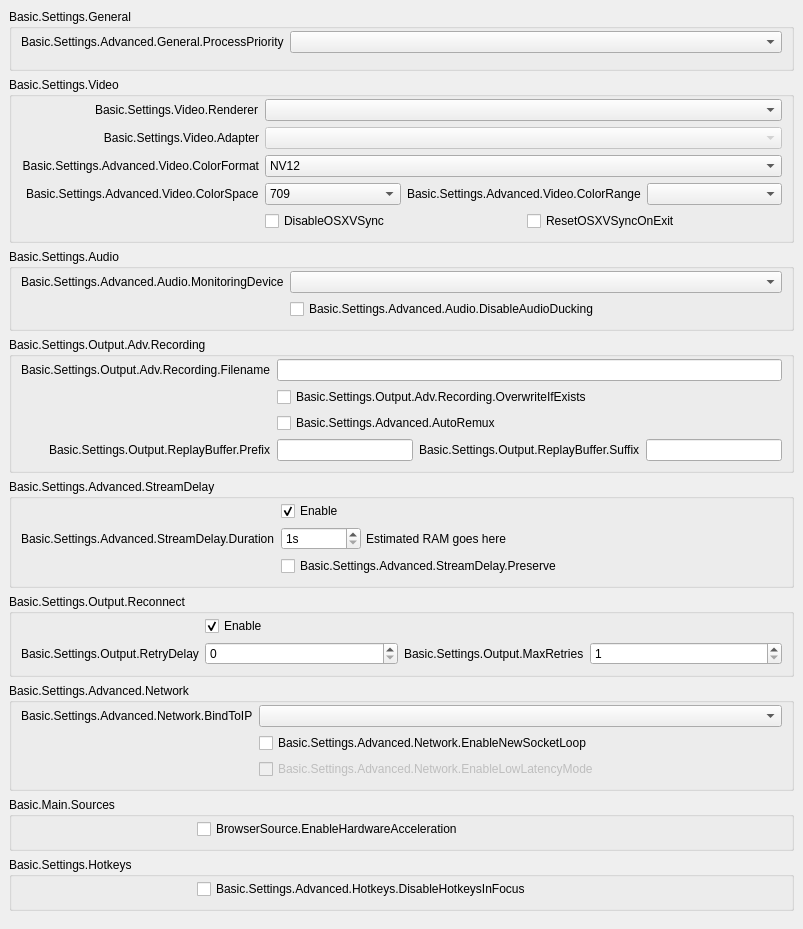
           <widget class="QWidget" name="scrollAreaWidgetContents">
            <property name="geometry">
             <rect>
              <x>0</x>
              <y>0</y>
              <width>803</width>
              <height>822</height>
             </rect>
            </property>
            <layout class="QVBoxLayout" name="verticalLayout_23">
             <property name="leftMargin">
              <number>0</number>
             </property>
             <property name="topMargin">
              <number>0</number>
             </property>
             <property name="rightMargin">
              <number>0</number>
             </property>
             <property name="bottomMargin">
              <number>9</number>
             </property>
             <item>
              <widget class="QWidget" name="widget_11" native="true">
               <layout class="QVBoxLayout" name="verticalLayout_24">
                <item>
                 <widget class="QGroupBox" name="advancedGeneralGroupBox">
                  <property name="title">
                   <string>Basic.Settings.General</string>
                  </property>
                  <layout class="QFormLayout" name="formLayout_22">
                   <property name="fieldGrowthPolicy">
                    <enum>QFormLayout::AllNonFixedFieldsGrow</enum>
                   </property>
                   <property name="labelAlignment">
                    <set>Qt::AlignRight|Qt::AlignTrailing|Qt::AlignVCenter</set>
                   </property>
                   <property name="topMargin">
                    <number>2</number>
                   </property>
                   <item row="0" column="0">
                    <widget class="QLabel" name="processPriorityLabel">
                     <property name="text">
                      <string>Basic.Settings.Advanced.General.ProcessPriority</string>
                     </property>
                     <property name="buddy">
                      <cstring>processPriority</cstring>
                     </property>
                    </widget>
                   </item>
                   <item row="0" column="1">
                    <widget class="QComboBox" name="processPriority"/>
                   </item>
                   <item row="1" column="0">
                    <spacer name="horizontalSpacer_13">
                     <property name="orientation">
                      <enum>Qt::Horizontal</enum>
                     </property>
                     <property name="sizeHint" stdset="0">
                      <size>
                       <width>170</width>
                       <height>0</height>
                      </size>
                     </property>
                    </spacer>
                   </item>
                  </layout>
                 </widget>
                </item>
                <item>
                 <widget class="QGroupBox" name="advancedVideoContainer">
                  <property name="title">
                   <string>Basic.Settings.Video</string>
                  </property>
                  <layout class="QFormLayout" name="formLayout_14">
                   <property name="fieldGrowthPolicy">
                    <enum>QFormLayout::AllNonFixedFieldsGrow</enum>
                   </property>
                   <property name="labelAlignment">
                    <set>Qt::AlignRight|Qt::AlignTrailing|Qt::AlignVCenter</set>
                   </property>
                   <property name="topMargin">
                    <number>2</number>
                   </property>
                   <item row="0" column="0">
                    <widget class="QLabel" name="rendererLabel">
                     <property name="text">
                      <string>Basic.Settings.Video.Renderer</string>
                     </property>
                     <property name="buddy">
                      <cstring>renderer</cstring>
                     </property>
                    </widget>
                   </item>
                   <item row="0" column="1">
                    <widget class="QComboBox" name="renderer">
                     <property name="currentText">
                      <string notr="true"/>
                     </property>
                    </widget>
                   </item>
                   <item row="1" column="0">
                    <widget class="QLabel" name="adapterLabel">
                     <property name="text">
                      <string>Basic.Settings.Video.Adapter</string>
                     </property>
                     <property name="alignment">
                      <set>Qt::AlignRight|Qt::AlignTrailing|Qt::AlignVCenter</set>
                     </property>
                     <property name="buddy">
                      <cstring>adapter</cstring>
                     </property>
                    </widget>
                   </item>
                   <item row="1" column="1">
                    <widget class="QComboBox" name="adapter">
                     <property name="enabled">
                      <bool>false</bool>
                     </property>
                     <property name="currentText">
                      <string notr="true"/>
                     </property>
                    </widget>
                   </item>
                   <item row="2" column="0">
                    <widget class="QLabel" name="label_30">
                     <property name="minimumSize">
                      <size>
                       <width>0</width>
                       <height>0</height>
                      </size>
                     </property>
                     <property name="text">
                      <string>Basic.Settings.Advanced.Video.ColorFormat</string>
                     </property>
                     <property name="alignment">
                      <set>Qt::AlignRight|Qt::AlignTrailing|Qt::AlignVCenter</set>
                     </property>
                     <property name="buddy">
                      <cstring>colorFormat</cstring>
                     </property>
                    </widget>
                   </item>
                   <item row="2" column="1">
                    <widget class="QComboBox" name="colorFormat">
                     <item>
                      <property name="text">
                       <string notr="true">NV12</string>
                      </property>
                     </item>
                     <item>
                      <property name="text">
                       <string notr="true">I420</string>
                      </property>
                     </item>
                     <item>
                      <property name="text">
                       <string>I444</string>
                      </property>
                     </item>
                     <item>
                      <property name="text">
                       <string notr="true">RGB</string>
                      </property>
                     </item>
                    </widget>
                   </item>
                   <item row="4" column="1">
                    <layout class="QHBoxLayout" name="horizontalLayout_18">
                     <property name="leftMargin">
                      <number>0</number>
                     </property>
                     <property name="topMargin">
                      <number>0</number>
                     </property>
                     <property name="rightMargin">
                      <number>0</number>
                     </property>
                     <property name="bottomMargin">
                      <number>0</number>
                     </property>
                     <item>
                      <widget class="QCheckBox" name="disableOSXVSync">
                       <property name="text">
                        <string>DisableOSXVSync</string>
                       </property>
                      </widget>
                     </item>
                     <item>
                      <widget class="QCheckBox" name="resetOSXVSync">
                       <property name="text">
                        <string>ResetOSXVSyncOnExit</string>
                       </property>
                      </widget>
                     </item>
                    </layout>
                   </item>
                   <item row="3" column="1">
                    <layout class="QHBoxLayout" name="horizontalLayout_20">
                     <property name="leftMargin">
                      <number>0</number>
                     </property>
                     <property name="topMargin">
                      <number>0</number>
                     </property>
                     <property name="rightMargin">
                      <number>0</number>
                     </property>
                     <property name="bottomMargin">
                      <number>0</number>
                     </property>
                     <item>
                      <widget class="QComboBox" name="colorSpace">
                       <item>
                        <property name="text">
                         <string notr="true">709</string>
                        </property>
                       </item>
                       <item>
                        <property name="text">
                         <string notr="true">601</string>
                        </property>
                       </item>
                      </widget>
                     </item>
                     <item>
                      <widget class="QLabel" name="label_34">
                       <property name="sizePolicy">
                        <sizepolicy hsizetype="Maximum" vsizetype="Preferred">
                         <horstretch>0</horstretch>
                         <verstretch>0</verstretch>
                        </sizepolicy>
                       </property>
                       <property name="text">
                        <string>Basic.Settings.Advanced.Video.ColorRange</string>
                       </property>
                       <property name="buddy">
                        <cstring>colorRange</cstring>
                       </property>
                      </widget>
                     </item>
                     <item>
                      <widget class="QComboBox" name="colorRange"/>
                     </item>
                    </layout>
                   </item>
                   <item row="3" column="0">
                    <widget class="QLabel" name="label_33">
                     <property name="text">
                      <string>Basic.Settings.Advanced.Video.ColorSpace</string>
                     </property>
                     <property name="buddy">
                      <cstring>colorSpace</cstring>
                     </property>
                    </widget>
                   </item>
                   <item row="4" column="0">
                    <spacer name="horizontalSpacer_12">
                     <property name="orientation">
                      <enum>Qt::Horizontal</enum>
                     </property>
                     <property name="sizeHint" stdset="0">
                      <size>
                       <width>170</width>
                       <height>20</height>
                      </size>
                     </property>
                    </spacer>
                   </item>
                  </layout>
                 </widget>
                </item>
                <item>
                 <widget class="QGroupBox" name="advAudioGroupBox">
                  <property name="title">
                   <string>Basic.Settings.Audio</string>
                  </property>
                  <layout class="QFormLayout" name="formLayout_27">
                   <property name="fieldGrowthPolicy">
                    <enum>QFormLayout::AllNonFixedFieldsGrow</enum>
                   </property>
                   <property name="labelAlignment">
                    <set>Qt::AlignRight|Qt::AlignTrailing|Qt::AlignVCenter</set>
                   </property>
                   <property name="topMargin">
                    <number>2</number>
                   </property>
                   <item row="0" column="0">
                    <widget class="QLabel" name="monitoringDeviceLabel">
                     <property name="text">
                      <string>Basic.Settings.Advanced.Audio.MonitoringDevice</string>
                     </property>
                     <property name="buddy">
                      <cstring>monitoringDevice</cstring>
                     </property>
                    </widget>
                   </item>
                   <item row="0" column="1">
                    <widget class="QComboBox" name="monitoringDevice"/>
                   </item>
                   <item row="1" column="1">
                    <widget class="QCheckBox" name="disableAudioDucking">
                     <property name="text">
                      <string>Basic.Settings.Advanced.Audio.DisableAudioDucking</string>
                     </property>
                    </widget>
                   </item>
                   <item row="1" column="0">
                    <spacer name="horizontalSpacer_11">
                     <property name="orientation">
                      <enum>Qt::Horizontal</enum>
                     </property>
                     <property name="sizeHint" stdset="0">
                      <size>
                       <width>170</width>
                       <height>20</height>
                      </size>
                     </property>
                    </spacer>
                   </item>
                  </layout>
                 </widget>
                </item>
                <item>
                 <widget class="QGroupBox" name="groupBox_6">
                  <property name="title">
                   <string>Basic.Settings.Output.Adv.Recording</string>
                  </property>
                  <layout class="QFormLayout" name="formLayout_17">
                   <property name="fieldGrowthPolicy">
                    <enum>QFormLayout::AllNonFixedFieldsGrow</enum>
                   </property>
                   <property name="labelAlignment">
                    <set>Qt::AlignRight|Qt::AlignTrailing|Qt::AlignVCenter</set>
                   </property>
                   <property name="topMargin">
                    <number>2</number>
                   </property>
                   <item row="0" column="0">
                    <widget class="QLabel" name="label_7">
                     <property name="text">
                      <string>Basic.Settings.Output.Adv.Recording.Filename</string>
                     </property>
                     <property name="buddy">
                      <cstring>filenameFormatting</cstring>
                     </property>
                    </widget>
                   </item>
                   <item row="0" column="1">
                    <widget class="QLineEdit" name="filenameFormatting"/>
                   </item>
                   <item row="1" column="1">
                    <widget class="QCheckBox" name="overwriteIfExists">
                     <property name="text">
                      <string>Basic.Settings.Output.Adv.Recording.OverwriteIfExists</string>
                     </property>
                    </widget>
                   </item>
                   <item row="3" column="1">
                    <layout class="QHBoxLayout" name="horizontalLayout_14">
                     <property name="leftMargin">
                      <number>0</number>
                     </property>
                     <property name="topMargin">
                      <number>0</number>
                     </property>
                     <property name="rightMargin">
                      <number>0</number>
                     </property>
                     <property name="bottomMargin">
                      <number>0</number>
                     </property>
                     <item>
                      <widget class="QLineEdit" name="simpleRBPrefix"/>
                     </item>
                     <item>
                      <widget class="QLabel" name="label_58">
                       <property name="text">
                        <string>Basic.Settings.Output.ReplayBuffer.Suffix</string>
                       </property>
                       <property name="buddy">
                        <cstring>simpleRBSuffix</cstring>
                       </property>
                      </widget>
                     </item>
                     <item>
                      <widget class="QLineEdit" name="simpleRBSuffix"/>
                     </item>
                    </layout>
                   </item>
                   <item row="3" column="0">
                    <widget class="QLabel" name="label_57">
                     <property name="text">
                      <string>Basic.Settings.Output.ReplayBuffer.Prefix</string>
                     </property>
                     <property name="buddy">
                      <cstring>simpleRBPrefix</cstring>
                     </property>
                    </widget>
                   </item>
                   <item row="1" column="0">
                    <spacer name="horizontalSpacer_10">
                     <property name="orientation">
                      <enum>Qt::Horizontal</enum>
                     </property>
                     <property name="sizeHint" stdset="0">
                      <size>
                       <width>170</width>
                       <height>20</height>
                      </size>
                     </property>
                    </spacer>
                   </item>
                   <item row="2" column="1">
                    <widget class="QCheckBox" name="autoRemux">
                     <property name="text">
                      <string>Basic.Settings.Advanced.AutoRemux</string>
                     </property>
                    </widget>
                   </item>
                   <item row="2" column="0">
                    <spacer name="horizontalSpacer_16">
                     <property name="orientation">
                      <enum>Qt::Horizontal</enum>
                     </property>
                     <property name="sizeHint" stdset="0">
                      <size>
                       <width>40</width>
                       <height>20</height>
                      </size>
                     </property>
                    </spacer>
                   </item>
                  </layout>
                 </widget>
                </item>
                <item>
                 <widget class="QGroupBox" name="groupBox_5">
                  <property name="title">
                   <string>Basic.Settings.Advanced.StreamDelay</string>
                  </property>
                  <layout class="QFormLayout" name="formLayout_18">
                   <property name="fieldGrowthPolicy">
                    <enum>QFormLayout::AllNonFixedFieldsGrow</enum>
                   </property>
                   <property name="labelAlignment">
                    <set>Qt::AlignRight|Qt::AlignTrailing|Qt::AlignVCenter</set>
                   </property>
                   <property name="topMargin">
                    <number>2</number>
                   </property>
                   <item row="1" column="0">
                    <widget class="QLabel" name="label_56">
                     <property name="text">
                      <string>Basic.Settings.Advanced.StreamDelay.Duration</string>
                     </property>
                     <property name="buddy">
                      <cstring>streamDelaySec</cstring>
                     </property>
                    </widget>
                   </item>
                   <item row="1" column="1">
                    <widget class="QWidget" name="widget_12" native="true">
                     <property name="enabled">
                      <bool>true</bool>
                     </property>
                     <layout class="QHBoxLayout" name="horizontalLayout_13">
                      <property name="spacing">
                       <number>5</number>
                      </property>
                      <property name="leftMargin">
                       <number>0</number>
                      </property>
                      <property name="topMargin">
                       <number>0</number>
                      </property>
                      <property name="rightMargin">
                       <number>0</number>
                      </property>
                      <property name="bottomMargin">
                       <number>0</number>
                      </property>
                      <item>
                       <widget class="QSpinBox" name="streamDelaySec">
                        <property name="enabled">
                         <bool>true</bool>
                        </property>
                        <property name="sizePolicy">
                         <sizepolicy hsizetype="Maximum" vsizetype="Fixed">
                          <horstretch>0</horstretch>
                          <verstretch>0</verstretch>
                         </sizepolicy>
                        </property>
                        <property name="minimumSize">
                         <size>
                          <width>80</width>
                          <height>0</height>
                         </size>
                        </property>
                        <property name="suffix">
                         <string notr="true">s</string>
                        </property>
                        <property name="minimum">
                         <number>1</number>
                        </property>
                        <property name="maximum">
                         <number>1800</number>
                        </property>
                       </widget>
                      </item>
                      <item>
                       <widget class="QLabel" name="streamDelayInfo">
                        <property name="text">
                         <string notr="true">Estimated RAM goes here</string>
                        </property>
                       </widget>
                      </item>
                     </layout>
                    </widget>
                   </item>
                   <item row="2" column="1">
                    <widget class="QCheckBox" name="streamDelayPreserve">
                     <property name="text">
                      <string>Basic.Settings.Advanced.StreamDelay.Preserve</string>
                     </property>
                    </widget>
                   </item>
                   <item row="0" column="1">
                    <widget class="QCheckBox" name="streamDelayEnable">
                     <property name="text">
                      <string>Enable</string>
                     </property>
                     <property name="checked">
                      <bool>true</bool>
                     </property>
                    </widget>
                   </item>
                   <item row="2" column="0">
                    <spacer name="horizontalSpacer_9">
                     <property name="orientation">
                      <enum>Qt::Horizontal</enum>
                     </property>
                     <property name="sizeHint" stdset="0">
                      <size>
                       <width>170</width>
                       <height>20</height>
                      </size>
                     </property>
                    </spacer>
                   </item>
                  </layout>
                 </widget>
                </item>
                <item>
                 <widget class="QGroupBox" name="groupBox_7">
                  <property name="title">
                   <string>Basic.Settings.Output.Reconnect</string>
                  </property>
                  <layout class="QFormLayout" name="formLayout_19">
                   <property name="fieldGrowthPolicy">
                    <enum>QFormLayout::AllNonFixedFieldsGrow</enum>
                   </property>
                   <property name="labelAlignment">
                    <set>Qt::AlignRight|Qt::AlignTrailing|Qt::AlignVCenter</set>
                   </property>
                   <property name="topMargin">
                    <number>2</number>
                   </property>
                   <item row="0" column="1">
                    <widget class="QCheckBox" name="reconnectEnable">
                     <property name="text">
                      <string>Enable</string>
                     </property>
                     <property name="checked">
                      <bool>true</bool>
                     </property>
                    </widget>
                   </item>
                   <item row="1" column="1">
                    <layout class="QHBoxLayout" name="horizontalLayout_19">
                     <property name="leftMargin">
                      <number>0</number>
                     </property>
                     <property name="topMargin">
                      <number>0</number>
                     </property>
                     <property name="rightMargin">
                      <number>0</number>
                     </property>
                     <property name="bottomMargin">
                      <number>0</number>
                     </property>
                     <item>
                      <widget class="QSpinBox" name="reconnectRetryDelay">
                       <property name="maximum">
                        <number>30</number>
                       </property>
                      </widget>
                     </item>
                     <item>
                      <widget class="QLabel" name="label_22">
                       <property name="sizePolicy">
                        <sizepolicy hsizetype="Maximum" vsizetype="Preferred">
                         <horstretch>0</horstretch>
                         <verstretch>0</verstretch>
                        </sizepolicy>
                       </property>
                       <property name="text">
                        <string>Basic.Settings.Output.MaxRetries</string>
                       </property>
                       <property name="buddy">
                        <cstring>reconnectMaxRetries</cstring>
                       </property>
                      </widget>
                     </item>
                     <item>
                      <widget class="QSpinBox" name="reconnectMaxRetries">
                       <property name="minimum">
                        <number>1</number>
                       </property>
                       <property name="maximum">
                        <number>10000</number>
                       </property>
                      </widget>
                     </item>
                    </layout>
                   </item>
                   <item row="1" column="0">
                    <widget class="QLabel" name="label_17">
                     <property name="text">
                      <string>Basic.Settings.Output.RetryDelay</string>
                     </property>
                     <property name="buddy">
                      <cstring>reconnectRetryDelay</cstring>
                     </property>
                    </widget>
                   </item>
                   <item row="0" column="0">
                    <spacer name="horizontalSpacer_8">
                     <property name="orientation">
                      <enum>Qt::Horizontal</enum>
                     </property>
                     <property name="sizeHint" stdset="0">
                      <size>
                       <width>170</width>
                       <height>20</height>
                      </size>
                     </property>
                    </spacer>
                   </item>
                  </layout>
                 </widget>
                </item>
                <item>
                 <widget class="QGroupBox" name="advNetworkGroupBox">
                  <property name="title">
                   <string>Basic.Settings.Advanced.Network</string>
                  </property>
                  <layout class="QFormLayout" name="formLayout_23">
                   <property name="fieldGrowthPolicy">
                    <enum>QFormLayout::AllNonFixedFieldsGrow</enum>
                   </property>
                   <property name="labelAlignment">
                    <set>Qt::AlignRight|Qt::AlignTrailing|Qt::AlignVCenter</set>
                   </property>
                   <property name="topMargin">
                    <number>2</number>
                   </property>
                   <item row="0" column="0">
                    <widget class="QLabel" name="label_27">
                     <property name="text">
                      <string>Basic.Settings.Advanced.Network.BindToIP</string>
                     </property>
                     <property name="buddy">
                      <cstring>bindToIP</cstring>
                     </property>
                    </widget>
                   </item>
                   <item row="0" column="1">
                    <widget class="QComboBox" name="bindToIP"/>
                   </item>
                   <item row="1" column="1">
                    <widget class="QCheckBox" name="enableNewSocketLoop">
                     <property name="text">
                      <string>Basic.Settings.Advanced.Network.EnableNewSocketLoop</string>
                     </property>
                    </widget>
                   </item>
                   <item row="2" column="1">
                    <widget class="QCheckBox" name="enableLowLatencyMode">
                     <property name="enabled">
                      <bool>false</bool>
                     </property>
                     <property name="text">
                      <string>Basic.Settings.Advanced.Network.EnableLowLatencyMode</string>
                     </property>
                    </widget>
                   </item>
                   <item row="1" column="0">
                    <spacer name="horizontalSpacer_7">
                     <property name="orientation">
                      <enum>Qt::Horizontal</enum>
                     </property>
                     <property name="sizeHint" stdset="0">
                      <size>
                       <width>170</width>
                       <height>20</height>
                      </size>
                     </property>
                    </spacer>
                   </item>
                  </layout>
                 </widget>
                </item>
                <item>
                 <widget class="QGroupBox" name="sourcesGroup">
                  <property name="title">
                   <string>Basic.Main.Sources</string>
                  </property>
                  <layout class="QFormLayout" name="formLayout_34">
                   <property name="topMargin">
                    <number>2</number>
                   </property>
                   <item row="0" column="0">
                    <spacer name="horizontalSpacer_15">
                     <property name="orientation">
                      <enum>Qt::Horizontal</enum>
                     </property>
                     <property name="sizeHint" stdset="0">
                      <size>
                       <width>170</width>
                       <height>20</height>
                      </size>
                     </property>
                    </spacer>
                   </item>
                   <item row="0" column="1">
                    <widget class="QCheckBox" name="browserHWAccel">
                     <property name="text">
                      <string>BrowserSource.EnableHardwareAcceleration</string>
                     </property>
                    </widget>
                   </item>
                  </layout>
                 </widget>
                </item>
                <item>
                 <widget class="QGroupBox" name="groupBox_17">
                  <property name="title">
                   <string>Basic.Settings.Hotkeys</string>
                  </property>
                  <layout class="QFormLayout" name="formLayout_33">
                   <property name="topMargin">
                    <number>2</number>
                   </property>
                   <item row="0" column="1">
                    <widget class="QCheckBox" name="disableFocusHotkeys">
                     <property name="text">
                      <string>Basic.Settings.Advanced.Hotkeys.DisableHotkeysInFocus</string>
                     </property>
                    </widget>
                   </item>
                   <item row="0" column="0">
                    <spacer name="horizontalSpacer_14">
                     <property name="orientation">
                      <enum>Qt::Horizontal</enum>
                     </property>
                     <property name="sizeHint" stdset="0">
                      <size>
                       <width>170</width>
                       <height>20</height>
                      </size>
                     </property>
                    </spacer>
                   </item>
                  </layout>
                 </widget>
                </item>
               </layout>
              </widget>
             </item>
            </layout>
           </widget>
